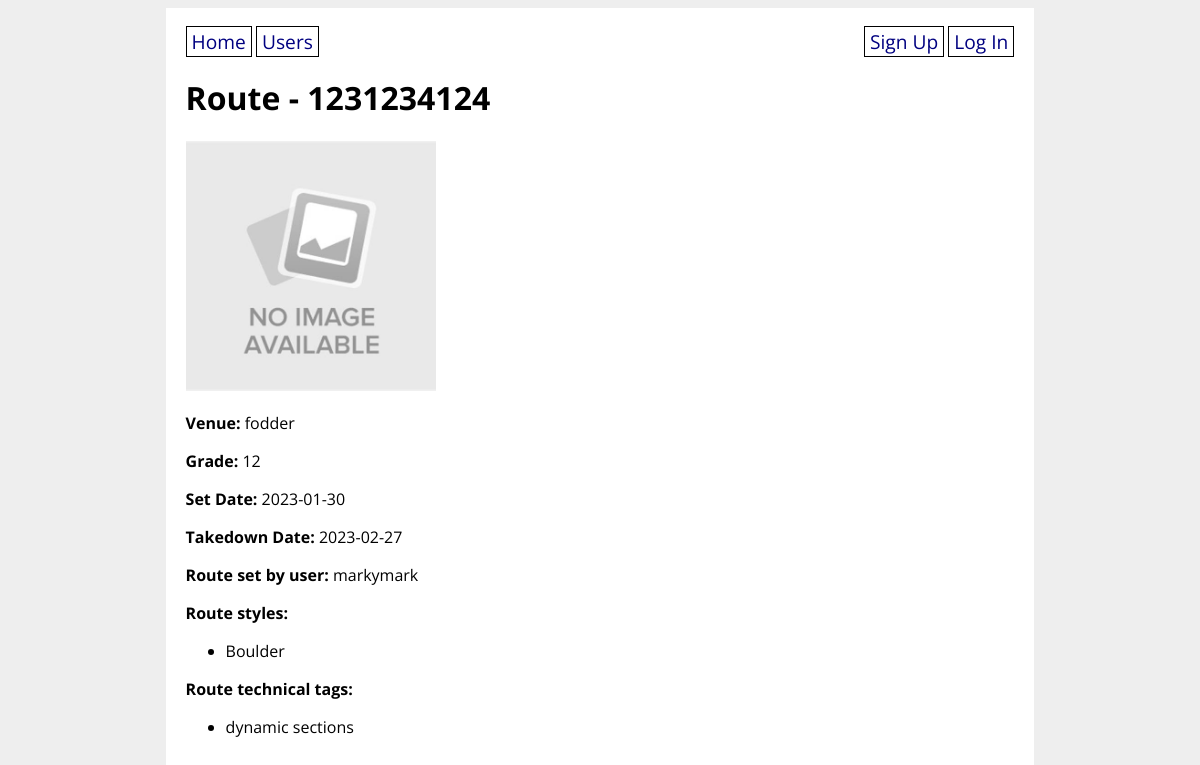
The app's page /route/8 with its own data.
### climbunity_app/models.py (models this page shows, shortened)
class Route(db.Model):
    id = db.Column(db.Integer, primary_key=True)
    venue_id = db.Column(db.Integer, db.ForeignKey('venue.id'), nullable=False)
    setter_id = db.Column(db.Integer, db.ForeignKey('user.id'))
    name = db.Column(db.String(80), nullable=False)
    grade = db.Column(db.String(10), nullable=False)
    photo_url = db.Column(URLType)
    route_set_date = db.Column(db.Date)
    route_takedown_date = db.Column(db.Date)
    projecting_users = db.relationship('User',
        secondary='user_project_lists', back_populates='user_projects'
    )
    ascents_on_route = db.relationship('Ascent',
        secondary='route_ascent_lists', back_populates='routes_ascended'
    )
    possible_route_styles = db.relationship('Style',
        secondary='route_style_lists', back_populates='route_styles'
    )
    route_tags = db.relationship('Tag',
        secondary='route_tag_lists', back_populates='tagged_routes'
    )

class Venue(db.Model):
    id = db.Column(db.Integer, primary_key=True)
    name = db.Column(db.String(80), nullable=False)
    address = db.Column(db.String(80), nullable=False)
    open_hours = db.Column(db.String(1000))
    description = db.Column(db.String(1000))
    booked_appointments = db.relationship('Appointment',
        secondary='venue_bookings', back_populates='appointment_venues'
    )
    def __str__(self):
        return f'{self.name}'

class User(UserMixin, db.Model):
    id = db.Column(db.Integer, primary_key=True)
    username = db.Column(db.String(80), nullable=False, unique=True)
    password = db.Column(db.String(200), nullable=False)
    email = db.Column(db.String(200), nullable=False)
    first_name = db.Column(db.String(50), nullable=False)
    last_name = db.Column(db.String(50), nullable=False)
    address = db.Column(db.String(200), nullable=False)
    has_gear = db.Column(db.Boolean, nullable=False)
    user_projects = db.relationship('Route',
        secondary='user_project_lists', back_populates='projecting_users'
    )
    user_appointments = db.relationship('Appointment',
        secondary='appointment_guests', back_populates='appointment_attendants'
    )
    user_does_styles = db.relationship('Style',
        secondary='user_style_lists', back_populates='climber_styles'
    )
    def __str__(self):
        return f'{self.username}'

class Style(db.Model):
    id = db.Column(db.Integer, primary_key=True)
    style = db.Column(db.String(8))
    climber_styles = db.relationship('User',
        secondary='user_style_lists', back_populates='user_does_styles'
    )
    route_styles = db.relationship('Route',
        secondary='route_style_lists', back_populates='possible_route_styles'
    )
    def __str__(self):
        return f'{self.style}'

class Tag(db.Model):
    id = db.Column(db.Integer, primary_key=True)
    tag = db.Column(db.String)
    tagged_routes = db.relationship('Route',
        secondary='route_tag_lists', back_populates='route_tags'
    )
    def __str__(self):
        return f'{self.tag}'
    def __repr__(self):
        return f'{self.tag}'

### climbunity_app/main/routes.py (the view, shortened to what this page needs)
@main.route('/route/<route_id>', methods=['GET', 'POST'])
def route_detail(route_id):
    route = Route.query.get(route_id)
    route_venue = Venue.query.get(route.venue_id)
    setter = User.query.get(route.setter_id)
    form = RouteForm(obj=route)
    item = Route.query.get(route_id)
    return render_template('route_detail.html', form=form, route=route, route_venue=route_venue, setter=setter)

### climbunity_app/templates/route_detail.html (shortened to what this page needs)
{% extends 'base.html' %}
{% block content %}
<h1>Route - {{ route.name }}</h1>
{% if route.photo_url %}
    <p><img src="{{ route.photo_url }}" width="250px" height="250px"></p>
{% endif %}
<p><strong>Venue:</strong> {{ route_venue }}</p>
<p><strong>Grade:</strong> {{ route.grade }}</p>
<p><strong>Set Date:</strong> {{ route.route_set_date }}</p>
<p><strong>Takedown Date:</strong> {{ route.route_takedown_date }}</p>
<p><strong>Route set by user:</strong> {{ setter }}</p>
<p><strong>Route styles:</strong></p>
<ul>
    {% for style in route.possible_route_styles %}
        <li>{{ style }}</li>
    {% endfor %}
</ul>
<p><strong>Route technical tags:</strong></p>
<ul>
    {% for tag in route.route_tags %}
        <li>{{ tag }}</li>
    {% endfor %}
</ul>
{% endblock %}

### climbunity_app/static/style.css (style rules this page uses)
body { display: flex; flex-direction: column; align-items: center; background-color: #eee; font-family: 'Open Sans', sans-serif; }

### records on screen
Route: name "1231234124", photo_url (placeholder picture), grade "12", route_set_date "2023-01-30", route_takedown_date "2023-02-27"
Venue: name "fodder"
User: username "markymark"
Style: style "Boulder"
Tag: tag "dynamic sections"
